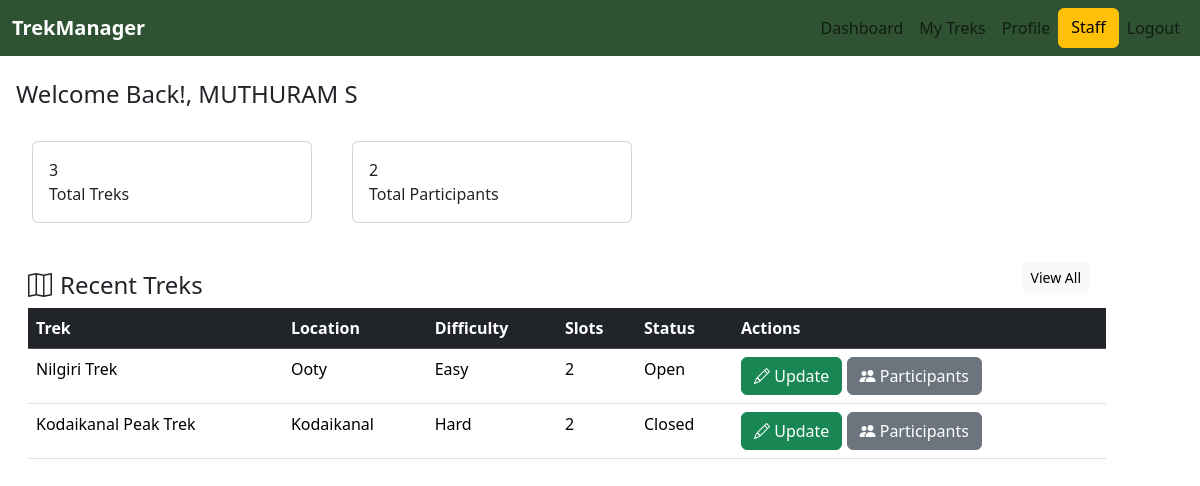
Before: /staff/dashboard (signed in) with the older database file.
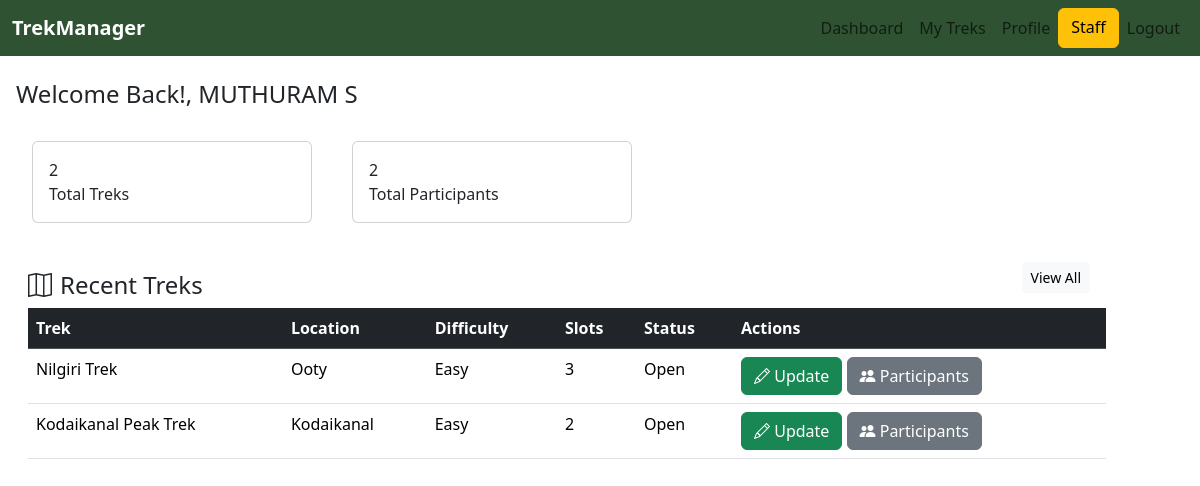
After: the same page with the newer database file.
### models.py (models this page shows)
class Trek(db.Model):
    Trek_Id=db.Column(db.Integer,primary_key=True,nullable=False)
    Trek_Name=db.Column(db.String(100),nullable=False)
    Location=db.Column(db.String(100),nullable=False)
    Duration=db.Column(db.Integer,nullable=False)
    Difficulty=db.Column(db.String(100),nullable=False)
    Price=db.Column(db.Integer,nullable=False)
    Total_Slots=db.Column(db.Integer,nullable=False)
    Staff_Id=db.Column(db.Integer,db.ForeignKey('user.Id'),nullable=True)
    Status=db.Column(db.String(100),nullable=False)
    Start_Date=db.Column(db.Date,nullable=False)
    End_Date=db.Column(db.Date,nullable=False)
    Description=db.Column(db.Text,nullable=True)
    bookings=db.relationship('Book',backref='trek')
    Available_Slots=db.Column(db.Integer,nullable=False)
    staff = db.relationship('User', foreign_keys=[Staff_Id])

### routes/staff.py (the view)
@app.route("/staff/dashboard")
def staff_dashboard():
    if "user_id" not in session:
        flash("Please login first.", "danger")
        return redirect(url_for("login"))
    if session["role"] != "Staff":
        flash("Access denied.", "danger")
        return redirect(url_for("login"))
    user_name = User.query.filter_by(Id=session['user_id']).first().Username
    staff_id = session["user_id"]
    treks_count = Trek.query.filter_by(Staff_Id=staff_id).all()
    count_trek = Book.query.join(Trek).filter(Book.Status == "Booked", Trek.Staff_Id == session["user_id"]).count()
    trek = Trek.query.filter_by(Staff_Id=staff_id).all()
    return render_template("staff/staff_dashboard.html", trek=trek, user_name=user_name, count_trek=count_trek,
                            treks_count=len(treks_count))

### templates/staff/staff_dashboard.html (shortened to what this page needs)
<!DOCTYPE html>
<html lang="en">
<head>
    <link href="https://cdn.jsdelivr.net/npm/bootstrap@5.3.7/dist/css/bootstrap.min.css" rel="stylesheet">
    <link rel="stylesheet" href="https://cdn.jsdelivr.net/npm/bootstrap-icons@1.11.3/font/bootstrap-icons.min.css">
</head>
<body>
    <div>
    <nav class="navbar navbar-expand-lg " style="background-color: #2F5233;">
    <div class="container-fluid">
            <a class="navbar-brand fw-bold text-white" href="{{ url_for('staff_dashboard') }}">TrekManager</a>
        <div class="collapse navbar-collapse" id="navbarNavAltMarkup">
        <div class="navbar-nav ms-auto">
                <a class="nav-link " href="{{url_for('staff_dashboard')}}">Dashboard</a>
                <a class="nav-link" href="{{url_for('my_trek')}}">My Treks</a>
                <a class="nav-link" href="{{url_for('staff_profile')}}">Profile</a>
                <a class="btn btn-warning " >Staff</a>
                <a class="nav-link" href="{{ url_for('logout') }}">Logout</a>
        </div>
        </div>
    </div>
    </nav>
        </div>
        <h4 class="mt-4 ms-3">Welcome Back!, {{user_name}}</h4>
        <div class="row g-3 mb-4 ms-4 mt-3">
    <div class="col-sm-6 col-lg-3 me-4">
        <div class="card stat-card p-3">
            <div class="stat-number">{{count_trek}}</div>
            <div class="stat-label">Total Treks</div>
        </div>
    </div>
    <div class="col-sm-6 col-lg-3">
        <div class="card stat-card p-3">
            <div class="stat-number">{{ treks_count }}</div>
            <div class="stat-label">Total Participants</div>
        </div>
    </div>
</div>
        <div class="container-fluid mt-4">
            <div class="justify-content-center">
                <div class="col-11">
                    <div class="card-header d-flex justify-content-between align-items-center">
            <span class="ms-3 mt-4"><h4><i class="bi bi-map me-2"></i>Recent Treks</h4></span>
            <a href="{{url_for('my_trek')}}" class="btn btn-light btn-sm">View All</a>
        </div>
                    <table class="table table-hover mb-0 ms-3">
                <thead class="table-dark"><tr><th>Trek</th><th>Location</th><th>Difficulty</th><th>Slots</th><th>Status</th><th>Actions</th></tr></thead>
                <tbody>
                    {% for t in trek %}
                    <tr>
                        <td>{{ t.Trek_Name }}</td>
                        <td>{{t.Location}}</td>
                        <td>{{t.Difficulty}}</td>
                        <td>{{t.Available_Slots}}</td>
                        <td>{{t.Status}}</td>
                        <td>
                            <div>
                                <a href="{{url_for('update_trek',trek_id=t.Trek_Id)}}" class="btn btn-success md-4"><i class="bi bi-pencil"></i> Update</a>
                                <a href="{{url_for('participants',trek_id=t.Trek_Id)}}" class="btn btn-secondary md-4"><i class="bi bi-people-fill"></i> Participants</a>
                            </div>
                        </td>
                    </tr>
                    {%else%}
                <tr>
                    <td colspan="6">
                        <p div class="text-center">No Treks Assigned</p>
                    </td>
                </tr>
                    {% endfor  %}
      </tbody>
        </table>
                </div>
            </div>
        </div>
</body>
</html>

Changed rows visible on the page:
changed Trek "Nilgiri Trek": Available_Slots "2" → "3"
changed Trek "Kodaikanal Peak Trek": Difficulty "Hard" → "Easy"; Status "Closed" → "Open"
Other visible differences:
{{ count_trek }}: "3" → "2"
